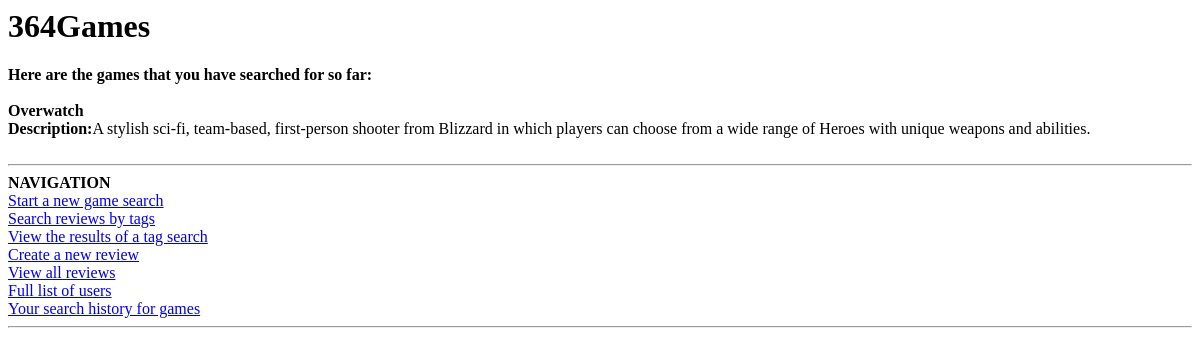
Before: /games with the older database file.
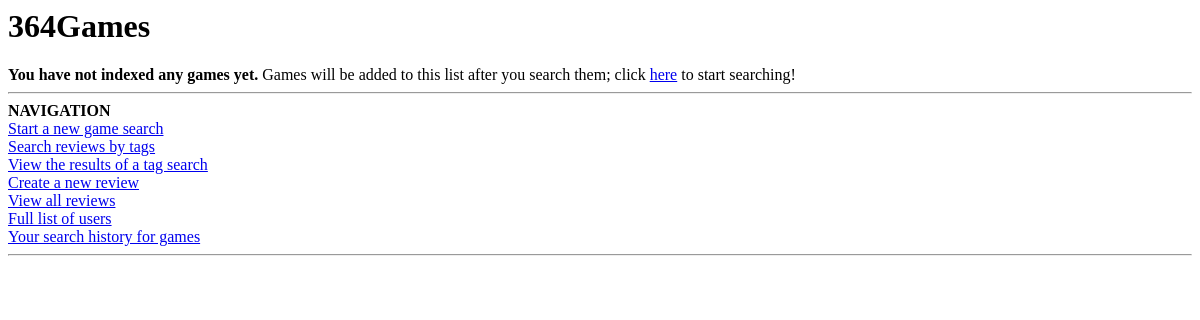
After: the same page with the newer database file.
### SI364midterm.py (models this page shows, shortened)
class Game(db.Model):
    __tablename__ = "games"
    id = db.Column(db.Integer,primary_key=True)
    name = db.Column(db.String(128))
    tagline = db.Column(db.String(128))
    rating = db.Column(db.String(64))
    platforms = db.Column(db.String(256))
    gamerel = db.relationship('Review', backref='games')

### SI364midterm.py (the view)
@app.route('/games')
def all_games():
    games = Game.query.all()
    return render_template('games_list.html',games=games)

### templates/games_list.html
{% extends 'base.html' %}
{% block content1 %}
	{% if games %}
		<b>Here are the games that you have searched for so far:</b><br><br>
		{% for g in games %}
			<b>{{ g['name'] }}</b><br>
			<b>Description:</b>{{ g['tagline'] }}<br><br>
		{% endfor %}
	{% else %}
		<b>You have not indexed any games yet.</b> Games will be added to this list after you search them; click <a href='/search'>here</a> to start searching!
	{% endif %}
{% endblock %}

Changed rows visible on the page:
removed Game: name "Overwatch", tagline "A stylish sci-fi, team-based, first-person shooter from Blizzard in which players can choose from a wide range of Heroes with unique weapons and abilities."
Other visible differences:
text no longer shown: "Here are the games that you have searched for so far:"
text now shown: "You have not indexed any games yet. Games will be added to this list after you search them; click here to start searching!"
